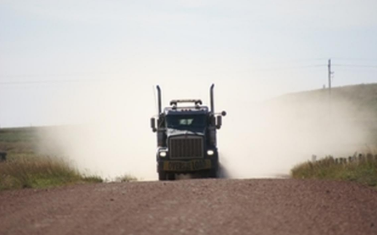
#> input picture data-cnn/img/0009.png, 377 x 235 px; its folder holds only this picture in this run
$ python labeler.py
#> lines starting #> are read from the running program, lines starting #| are printed output that depends on the picture
import cv2
import numpy as np
import os
import tkinter as tk
import copy
import sys
import argparse


def init_mat():
    MAT = np.zeros((d, d, 1))
    return MAT


def draw_grids(img):
    img = img.copy()
    for i in range(1, d):
        x = int(i*INTERVAL)
        cv2.line(img, (x, 0), (x, SIDE), 255)
        cv2.line(img, (0, x), (SIDE, x), 255)
#> in main, img is the input picture: shape (235, 377, 3); mean B, G, R 173.5, 179.1, 186.6
    return img


# [4 lines left out: function add_grids, not called in this run]


def add_mask(img):
    global MOUSE_MASK, MASK
    if SHOW_MASK:  # show mask on green channel
        if HIGH_CONTRAST:
            img[:,:,1] = cv2.addWeighted(ori_img[:,:,1], 0.8, MASK, 0.9, 0)
        else:
            img[:,:,1] = cv2.addWeighted(ori_img[:,:,1], 1, MASK, 0.2, 0)
    img[:,:,0] = cv2.addWeighted(ori_img[:,:,0], 1, MOUSE_MASK, 0.6, 0)
    img[:,:,2] = cv2.addWeighted(ori_img[:,:,2], 1, MOUSE_MASK, 0.6, 0)
    return img


# [61 lines left out: functions update_mask, update_mat, update_mouse_mask, mousecontrol, save_mat, not called in this run]


def update_whole_mask():
    ## update whole mask after load .npy
    global MASK, MAT
    d = MAT.shape[0]
    for i in range(d):
        for j in range(d):
            if MAT[i,j] == 1:
                n = 255
            else:
                n = 0
            start_pt = (int(j*INTERVAL), int(i*INTERVAL))
            end_pt = (int((j+1)*INTERVAL), int((i+1)*INTERVAL))
            MASK = cv2.rectangle(MASK, start_pt, end_pt, n, -1)


def labeller(img):
    global ori_img, MODE, SHOW_GRID, IMG_ITER, HIGH_CONTRAST, SHOW_MASK, MOUSE_MASK, BRUSH_SIZE, NEXT
    h, w = img.shape[:2]
#> h = 235; w = 377
    ori_img = cv2.resize(img, (SIDE, SIDE))
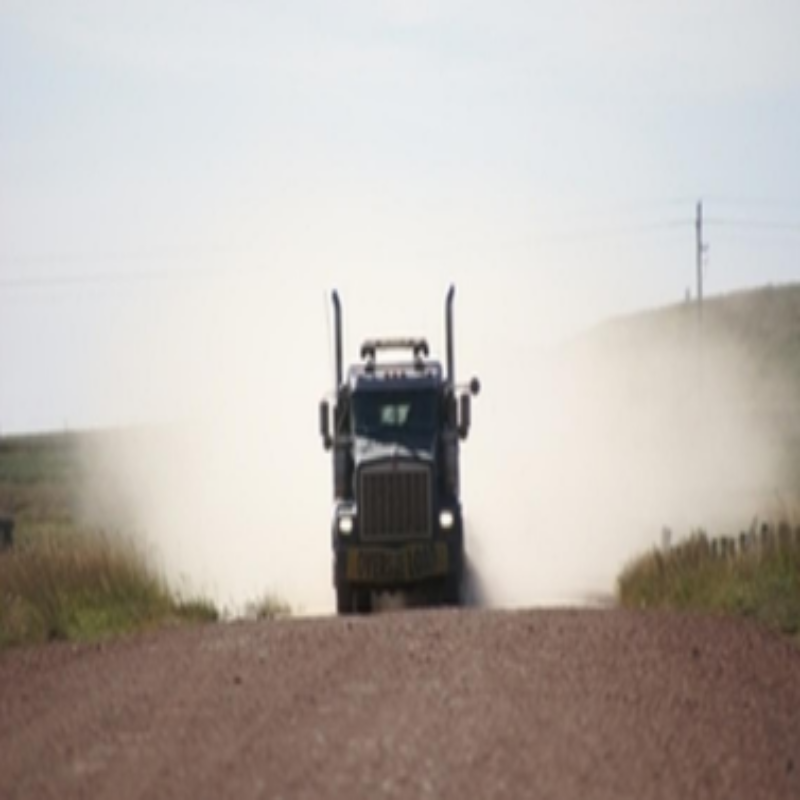
#> ori_img: shape (800, 800, 3); mean B, G, R 173.4, 179.1, 186.5
    #grid_img = add_grids(ori_img)
    cv2.namedWindow('grids')
    cv2.setMouseCallback('grids', mousecontrol)
    while True:
        masked_img = add_mask(ori_img.copy())
        if SHOW_GRID:
            grid_img = add_grids(masked_img)
        else:
            grid_img = masked_img
        cv2.imshow('grids', grid_img)
        #cv2.imshow('M', cv2.resize(MAT, (SIDE,SIDE)))
        k = cv2.waitKey(1) & 0xFF
#> (key e is pressed here)
        if k == 27: # exit
            #IMG_ITER = iter([])
            NEXT = 0
            break
        elif k == ord('e'): # erase
            MODE = 1
        elif k == ord('b'): # bursh
            MODE = 0
        elif k == ord('s'):
            save_mat()
        elif k == ord('g'):
            SHOW_GRID = not(SHOW_GRID)
        elif k == ord(']'):
            NEXT = 1
            break
        elif k == ord('['):
            NEXT = 2
            break
        elif k == ord('x'):
            HIGH_CONTRAST = not(HIGH_CONTRAST)
        elif k == ord('r'):
            SHOW_MASK = not(SHOW_MASK)
            print('SHOW_MASK:', SHOW_MASK)
        elif k == ord('1'):
            BRUSH_SIZE = 1
            update_mouse_mask()
        elif k == ord('2'):
            BRUSH_SIZE = 3
            update_mouse_mask()
        elif k == ord('3'):
            BRUSH_SIZE = 5
            update_mouse_mask()
        elif k == ord('4'):
            BRUSH_SIZE = 7
            update_mouse_mask()
        elif k == ord('5'):
            BRUSH_SIZE = 9
            update_mouse_mask()
        elif k == ord('6'):
            BRUSH_SIZE = 11
            update_mouse_mask()
    cv2.destroyAllWindows()


def main():
    global MASK, MAT, LABEL_PATH, IDX
    #img_name = next(IMG_ITER, None)
    #if img_name is None:
    #    exit()
    if NEXT == 1:
        IDX += 1
    elif NEXT == 2:
        IDX -= 1
    else:
        exit()
#> (the program exits here)
